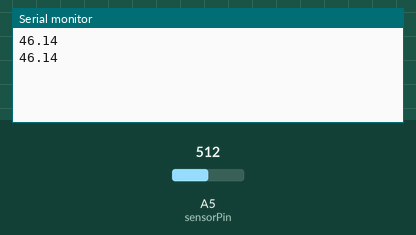
Simulated run of this sketch. Board: Arduino Uno, built with avr-gcc and run on an emulated ATmega328P. On the bench: the last lines printed to the serial monitor. The inputs (shaded band) are chosen by the test bench; at power-on: A5 (sensorPin) = 512.

Above: at 1.8 s.
1.9 s: A5 (sensorPin) set to 716
At 2.8 s:
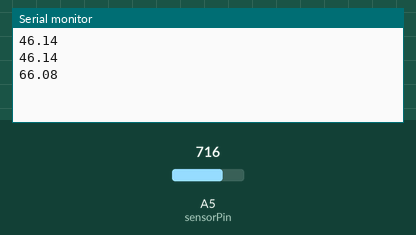
3.4 s: A5 (sensorPin) set to 900
At 4.8 s:
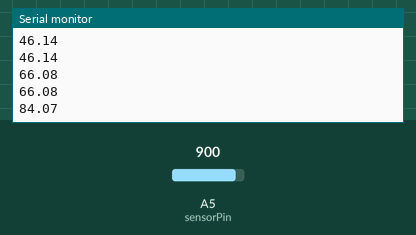
Timing chart, 0 to 6.4 s (numbered marks = the images above; inputs shaded):
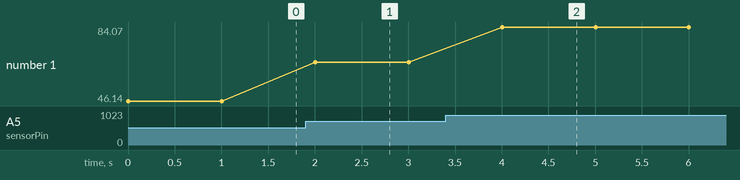

The sketch:

mq2.ino
```cpp
int sensorPin = A5;
float ppm;

void setup() {
  Serial.begin(9600);
}

void loop() {
  int leitura = analogRead(sensorPin);
  if (leitura > 40){
    leitura = leitura - 40;
  }
  else {
    leitura = 0;
  }
  ppm = (leitura / 1023.0) * 100;
  Serial.println(ppm);

  delay(1000);
}
```

Measured:
- after the input at 1.9 s, the serial monitor: prints a new line after 0.10 s (image 1)
- after the input at 3.4 s, the serial monitor: prints a new line after 0.60 s (image 2)
- plotted number 1: 46.14 → 66.08 after the input at 1.9 s, 66.08 → 84.07 after the input at 3.4 s
